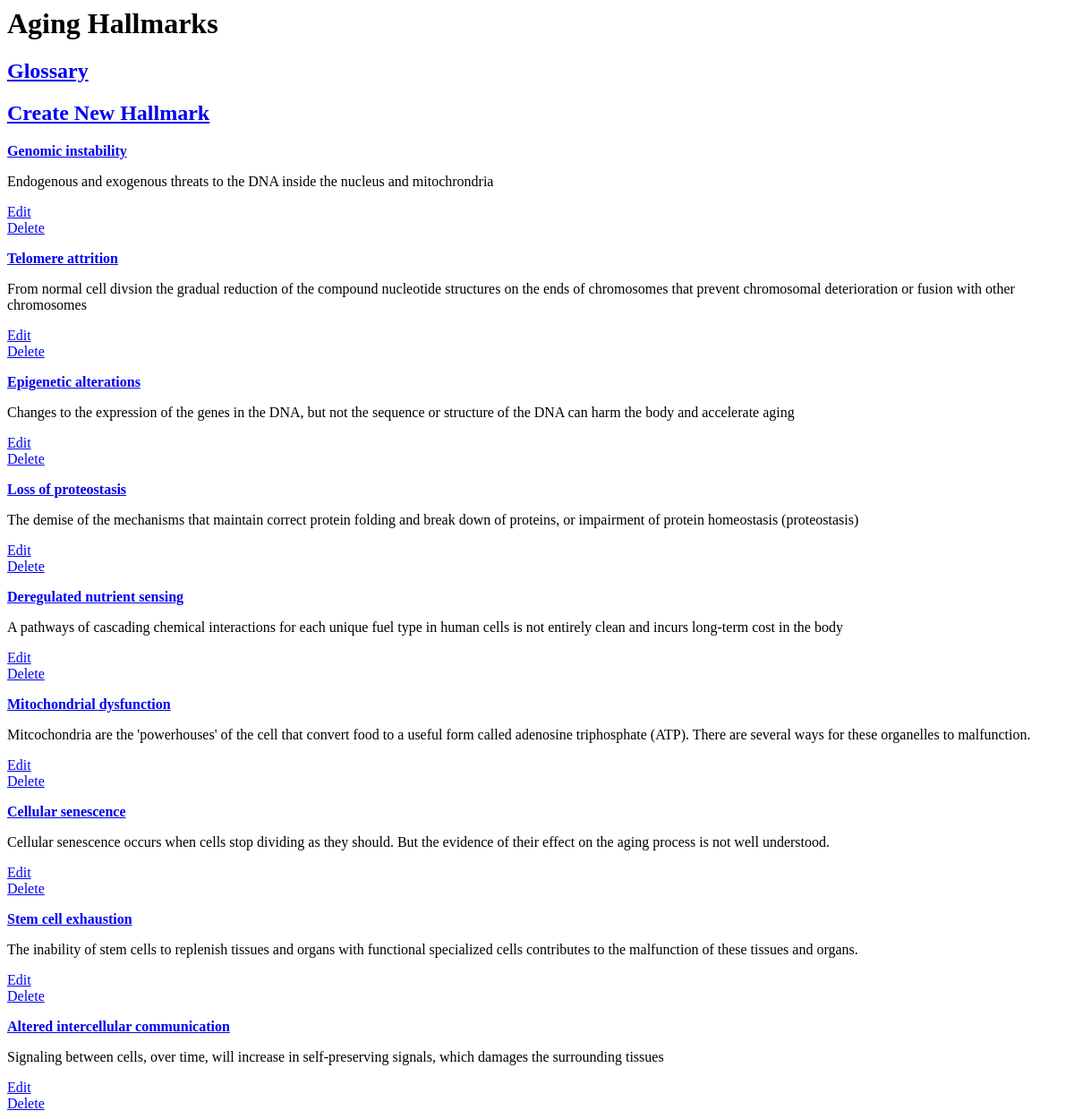
The app's page /aging_hallmarks, older data.
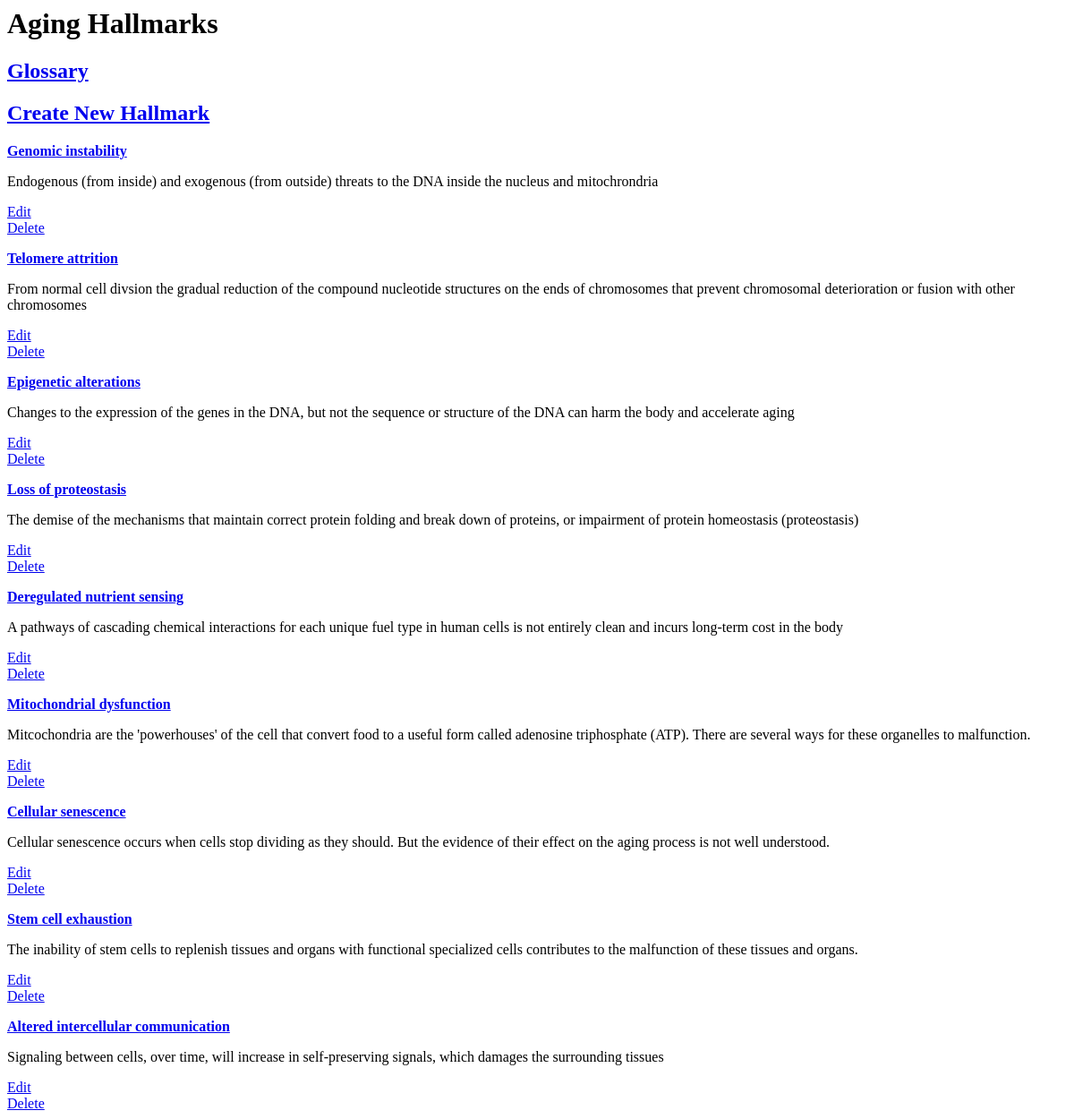
The same page, newer data.
### db_setup.py (models this page shows)
class AgingHallmark(Base):
    __tablename__ = 'aging_hallmark'
    id = Column(Integer, primary_key=True)
    name = Column(String(300), nullable=False)
    summary = Column(String(300))
    treatment = Column(String(300))

### app.py (the view)
@app.route('/')
@app.route('/aging_hallmarks')
def agingHallmarks():
    aging_hallmarks = session.query(AgingHallmark).all()
    return render_template('agingHallmarks.html',
                                aging_hallmarks = aging_hallmarks)

### templates/agingHallmarks.html (shortened to what this page needs)
<html>
<body>
<h1> Aging Hallmarks </h1>
<h2><a href="{{url_for('glossary')}}">Glossary</a></h2>
<h2><a href="{{url_for('newHallmark')}}">Create New Hallmark</a></h2>
{% for hallmark in aging_hallmarks %}
<b><a href="{{url_for('hallmarkDetails', hallmark_id = hallmark.id)}}"><p>{{hallmark.name}}</p></a></b>
<p>{{hallmark.summary}}</p>
<a href="{{url_for('editHallmark', hallmark_id = hallmark.id)}}">Edit</a>
<a href="{{url_for('deleteHallmark', hallmark_id = hallmark.id)}}">Delete</a>
{% endfor %}
</body>
</html>

Row changes from the older to the newer data that the page shows:
changed AgingHallmark "Genomic instability": summary "Endogenous and exogenous threats to the DNA inside the nucleus and mitochrondria" → "Endogenous (from inside) and exogenous (from outside) threats to the DNA inside the nucleus and mitochrondria"
